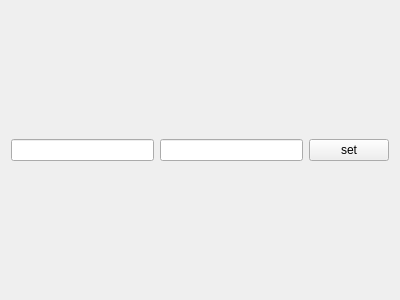
<?xml version="1.0" encoding="UTF-8"?>
<ui version="4.0">
 <class>Servo</class>
 <widget class="QWidget" name="Servo">
  <property name="geometry">
   <rect>
    <x>0</x>
    <y>0</y>
    <width>400</width>
    <height>300</height>
   </rect>
  </property>
  <property name="windowTitle">
   <string>Form</string>
  </property>
  <layout class="QVBoxLayout" name="verticalLayout">
   <item>
    <layout class="QHBoxLayout" name="horizontalLayout">
     <item>
      <widget class="QLineEdit" name="lineEdit_2"/>
     </item>
     <item>
      <widget class="QLineEdit" name="lineEdit"/>
     </item>
     <item>
      <widget class="QPushButton" name="pushButton">
       <property name="text">
        <string>set</string>
       </property>
      </widget>
     </item>
    </layout>
   </item>
  </layout>
 </widget>
 <resources/>
 <connections/>
</ui>
